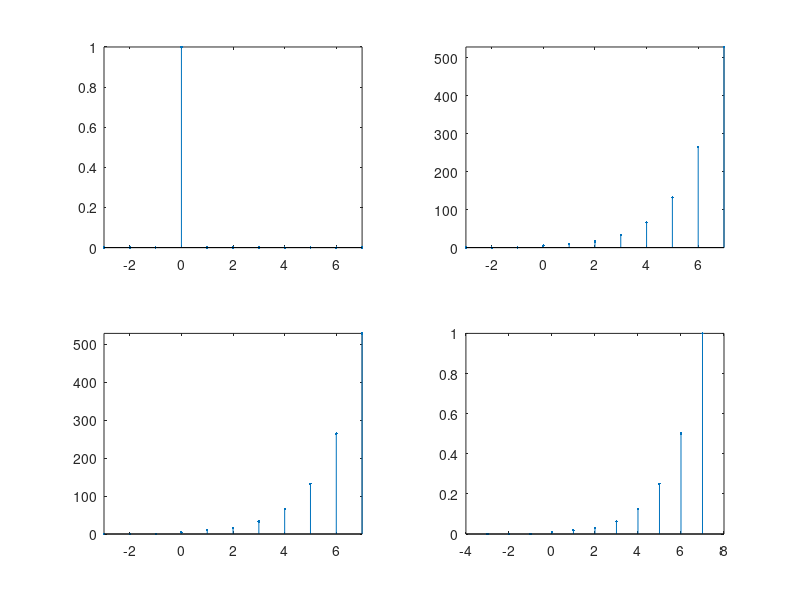

Source code (MATLAB):
clc;
clear all;
close all;

n = -3:1:7;
index = find(n==0);
x = zeros(1,length(n));
x(index) = 1;
subplot(2,2,1);
stem(n,x,'.');
axis tight;

b = [5 0 -4 1]; %Coeffecients of x
a = [1 -2]; %Coeffecients of y
y = filter(b,a,x);
subplot(2,2,2);
stem(n,y,'.');
axis tight
%1y(n)-2y(n-1)=5x(n)-4x(n-2)+x(n-3)

%Without filter function
y1 = zeros(1,length(n));
for i = 1:length(n)
    if(n(i)<0)
        y1(i) = 0;
    end
    if(n(i)>=0)
        y1(i) = 2*y1(i-1)+5*x(i)-4*x(i-2)+x(i-3);
        y1(i) = abs(y1(i));
    end
end

subplot(2,2,3)
stem(n,y1,'.')
axis tight

maxValue = max(y1)
normalized = y1/maxValue;
subplot(2,2,4);
stem(n,normalized,'.')
